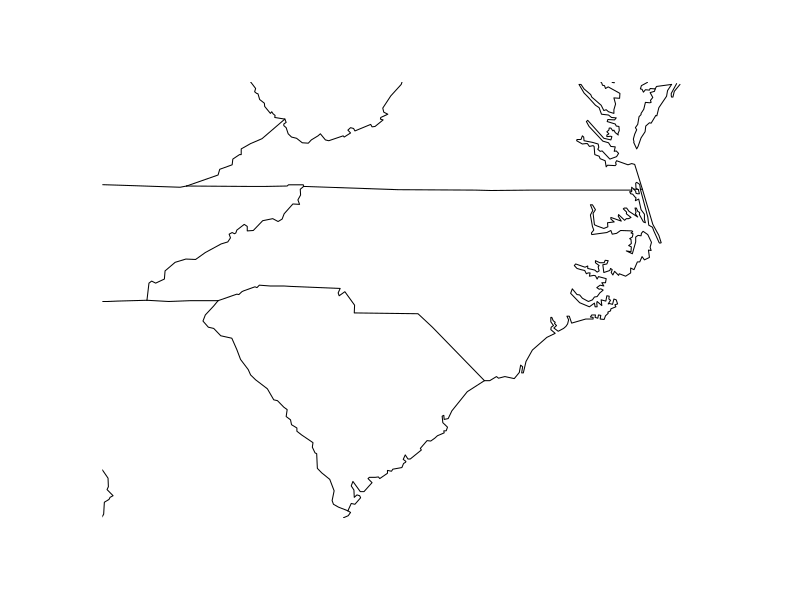

Source code (R): (Note: this script raises an error after producing the figure.)
library(maps)

map('state', xlim=c(-85,-75), ylim=c(32,38))
points(sites[Code%in%c('ChR', 'Dk2', 'NC2'),
             .(Longitude, Latitude)], pch=19, cex=2)
mtext('Flux sites locations', font=2, cex=2, line = 2)

par(mfrow=c(2,2))
boxplot(data.frame(ChR=samples$Aconv[1,,],
                   Dk2=samples$Aconv[2,,],
                   Dk3=samples$Aconv[3,,],
                   NC2=samples$Aconv[4,,]), 
        ylim = c(0,1),
        outline = F)
mtext('Aconv', font=2, cex=1.5)

boxplot(data.frame(ChR=samples$Cconv[1,,],
                   Dk2=samples$Cconv[2,,],
                   Dk3=samples$Cconv[3,,],
                   NC2=samples$Cconv[4,,]), 
         ylim = c(10,25),
        outline = F)
mtext('Cconv', font=2, cex=1.5)




boxplot(data.frame(ChR=samples$eSur[1,,],
                   Dk2=samples$eSur[2,,],
                   Dk3=samples$eSur[3,,],
                   NC2=samples$eSur[4,,]), 
        ylim = c(0.9,1),
        outline = F)
mtext('eSur', font=2, cex=1.5)


boxplot(data.frame(ChR=samples$eSky[1,,],
                   Dk2=samples$eSky[2,,],
                   Dk3=samples$eSky[3,,],
                   NC2=samples$eSky[4,,]), 
        ylim = c(0.6,.9),
        outline = F)
mtext('eSky', font=2, cex=1.5)



par(mfrow=c(2,2))

boxplot(data.frame(ChR=-samples$H[1,,],
                   Dk2=-samples$H[2,,],
                   Dk3=-samples$H[3,,],
                   NC2=-samples$H[4,,]), 
        ylim = c(0,500),
        outline = F)
mtext('Sensible heat (W/m2)', font=2, cex=1.5)


boxplot(data.frame(ChR=-samples$LE[1,,],
                   Dk2=-samples$LE[2,,],
                   Dk3=-samples$LE[3,,],
                   NC2=-samples$LE[4,,]), 
        ylim = c(0,500),
        outline = F)
mtext('Latent heat (W/m2)', font=2, cex=1.5)


boxplot(data.frame(ChR=samples$THi[1,,],
                   Dk2=samples$THi[2,,],
                   Dk3=samples$THi[3,,],
                   NC2=samples$THi[4,,]), 
        ylim = c(0,500),
        outline = F)
mtext('Incoming thermal (W/m2)', font=2, cex=1.5)

boxplot(data.frame(ChR=-samples$THo[1,,],
                   Dk2=-samples$THo[2,,],
                   Dk3=-samples$THo[3,,],
                   NC2=-samples$THo[4,,]), 
        ylim = c(0,500),
        outline = F)
mtext('Outgoing thermal (W/m2)', font=2, cex=1.5)

